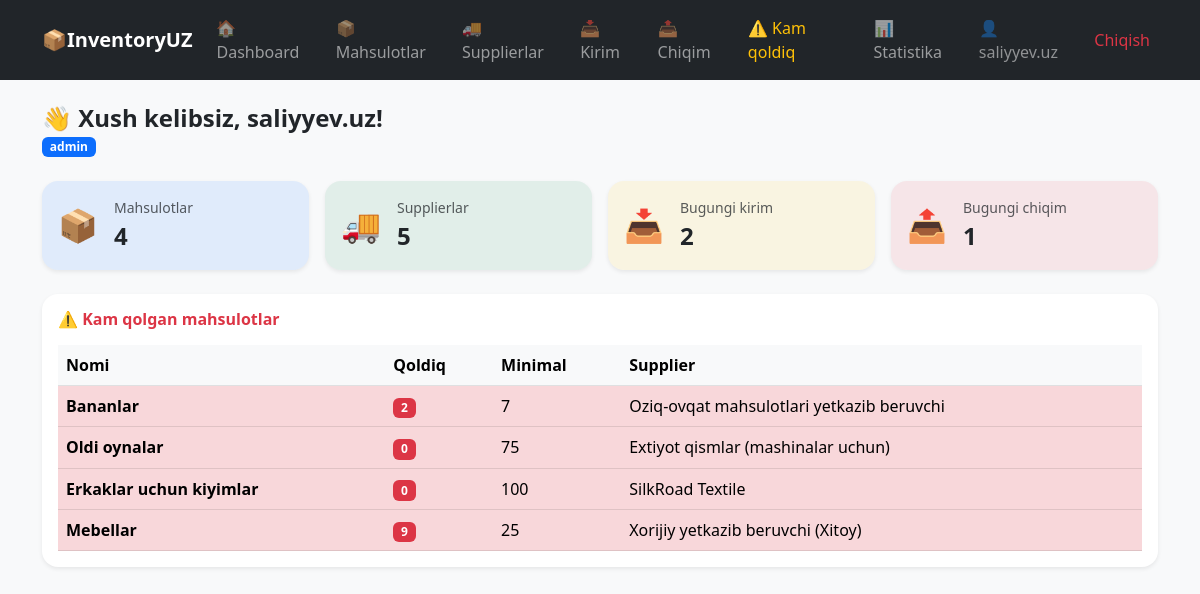
The app's page / (signed in) with its own data.
### accounts/models.py (models this page shows, shortened)
class CustomUser(AbstractUser):
    ROLE_CHOICES = (
    ('admin', 'Admin'),
    ('client','Client'),
    )
    role = models.CharField(max_length=10, choices=ROLE_CHOICES, default='client')

### products/models.py (models this page shows, shortened)
class Product(models.Model):
    name = models.CharField(max_length=200)
    sku = models.CharField(max_length=100, unique=True)
    category = models.CharField(max_length=100)
    supplier = models.ForeignKey(Supplier, on_delete=models.SET_NULL, null=True)
    stock = models.PositiveIntegerField(default=0)
    price = models.DecimalField(max_digits=10, decimal_places=2)
    min_stock = models.PositiveIntegerField(default=10)
    created_at = models.DateTimeField(auto_now_add=True)

### suppliers/models.py (models this page shows, shortened)
class Supplier(models.Model):
    name = models.CharField(max_length=255)
    phone = models.CharField(max_length=255)
    company = models.CharField(max_length=255)
    address = models.TextField(blank=True)
    created_at = models.DateTimeField(auto_now_add=True)

### accounts/views.py (the view)
# urls.py: path('',views.dashboard_view,name='dashboard'),
@login_required(login_url='login')
def dashboard_view(request):
    from products.models import Product
    from suppliers.models import Supplier
    from stock.models import StockIn, StockOut
    today = timezone.now().date()
    context = {
        'total_products': Product.objects.count(),
        'total_suppliers': Supplier.objects.count(),
        'today_stockin': StockIn.objects.filter(created_at__date=today).count(),
        'today_stockout': StockOut.objects.filter(created_at__date=today).count(),
        'low_stock_products': Product.objects.filter(stock__lte=F('min_stock')),
    }
    return render(request, 'dashboard.html', context)

### templates/dashboard.html (shortened to what this page needs)
{% extends 'base.html' %}
{% block content %}
<div class="d-flex justify-content-between align-items-center mb-4">
    <div>
        <h4 class="fw-bold mb-0">👋 Xush kelibsiz, {{ user.username }}!</h4>
        <span class="badge bg-primary">{{ user.role }}</span>
    </div>
</div>
{% if user.role == 'admin' %}
<div class="row g-3 mb-4">
    <div class="col-md-3">
        <div class="card border-0 shadow-sm rounded-4 p-3 bg-primary bg-opacity-10">
            <div class="d-flex align-items-center gap-3">
                <span style="font-size:32px;">📦</span>
                <div>
                    <div class="text-muted small">Mahsulotlar</div>
                    <div class="fw-bold fs-4">{{ total_products }}</div>
                </div>
            </div>
        </div>
    </div>
    <div class="col-md-3">
        <div class="card border-0 shadow-sm rounded-4 p-3 bg-success bg-opacity-10">
            <div class="d-flex align-items-center gap-3">
                <span style="font-size:32px;">🚚</span>
                <div>
                    <div class="text-muted small">Supplierlar</div>
                    <div class="fw-bold fs-4">{{ total_suppliers }}</div>
                </div>
            </div>
        </div>
    </div>
    <div class="col-md-3">
        <div class="card border-0 shadow-sm rounded-4 p-3 bg-warning bg-opacity-10">
            <div class="d-flex align-items-center gap-3">
                <span style="font-size:32px;">📥</span>
                <div>
                    <div class="text-muted small">Bugungi kirim</div>
                    <div class="fw-bold fs-4">{{ today_stockin }}</div>
                </div>
            </div>
        </div>
    </div>
    <div class="col-md-3">
        <div class="card border-0 shadow-sm rounded-4 p-3 bg-danger bg-opacity-10">
            <div class="d-flex align-items-center gap-3">
                <span style="font-size:32px;">📤</span>
                <div>
                    <div class="text-muted small">Bugungi chiqim</div>
                    <div class="fw-bold fs-4">{{ today_stockout }}</div>
                </div>
            </div>
        </div>
    </div>
</div>
<div class="card border-0 shadow-sm rounded-4">
    <div class="card-body">
        <h6 class="fw-bold text-danger mb-3">⚠️ Kam qolgan mahsulotlar</h6>
        {% if low_stock_products %}
        <table class="table table-hover mb-0">
            <thead class="table-light">
                <tr>
                    <th>Nomi</th>
                    <th>Qoldiq</th>
                    <th>Minimal</th>
                    <th>Supplier</th>
                </tr>
            </thead>
            <tbody>
                {% for p in low_stock_products %}
                <tr class="table-danger">
                    <td class="fw-semibold">{{ p.name }}</td>
                    <td><span class="badge bg-danger">{{ p.stock }}</span></td>
                    <td>{{ p.min_stock }}</td>
                    <td>{{ p.supplier.name|default:"-" }}</td>
                </tr>
                {% endfor %}
            </tbody>
        </table>
        {% else %}
        <p class="text-muted small mb-0">✅ Barcha mahsulotlar yetarli</p>
        {% endif %}
    </div>
</div>
{% endif %}
{% endblock %}

### templates/base.html (shortened to what this page needs)
<!DOCTYPE html>
<html lang="uz">
<head>
    <link href="https://cdn.jsdelivr.net/npm/bootstrap@5.3.0/dist/css/bootstrap.min.css" rel="stylesheet">
</head>
<body class="bg-light">
{% if user.is_authenticated %}
<nav class="navbar navbar-expand-lg navbar-dark bg-dark">
    <div class="container">
        <a class="navbar-brand fw-bold" href="/">📦InventoryUZ</a>
        <div class="collapse navbar-collapse" id="navbarNav">
            <ul class="navbar-nav ms-auto align-items-lg-center gap-lg-1">
                <li class="nav-item">
                    <a class="nav-link" href="{% url 'dashboard' %}">🏠Dashboard</a>
                </li>
                <li class="nav-item">
                    <a class="nav-link" href="{% url 'product_list' %}">📦Mahsulotlar</a>
                </li>
                <li class="nav-item">
                    <a class="nav-link" href="{% url 'supplier_list' %}">🚚Supplierlar</a>
                </li>
                <li class="nav-item">
                    <a class="nav-link" href="{% url 'stockin_list' %}">📥Kirim</a>
                </li>
                <li class="nav-item">
                    <a class="nav-link" href="{% url 'stockout_list' %}">📤Chiqim</a>
                </li>
                {% if user.role == 'admin' %}
                <li class="nav-item">
                    <a class="nav-link text-warning" href="{% url 'low_stock' %}">⚠️ Kam qoldiq</a>
                </li>
                <li class="nav-item">
                    <a class="nav-link" href="{% url 'stats' %}">📊Statistika</a>
                </li>
                {% endif %}
                <li class="nav-item">
                    <span class="nav-link text-white-50">👤{{ user.username }}</span>
                </li>
                <li class="nav-item">
                    <a class="nav-link text-danger" href="{% url 'logout' %}">Chiqish</a>
                </li>
            </ul>
        </div>
    </div>
</nav>
{% endif %}
<div class="container mt-4">
    {% block content %}{% endblock %}
</div>
</body>
</html>

### records on screen
CustomUser: username "saliyyev.uz", role "admin"
Product: name "Bananlar", stock "2", min_stock "7", supplier.name "Oziq-ovqat mahsulotlari yetkazib beruvchi"
Product: name "Oldi oynalar", stock "0", min_stock "75", supplier.name "Extiyot qismlar (mashinalar uchun)"
Product: name "Erkaklar uchun kiyimlar", stock "0", min_stock "100", supplier.name "SilkRoad Textile"
Product: name "Mebellar", stock "9", min_stock "25", supplier.name "Xorijiy yetkazib beruvchi (Xitoy)"

### other values on screen
{{ total_products }} "4"
{{ total_suppliers }} "5"
{{ today_stockin }} "2"
{{ today_stockout }} "1"
